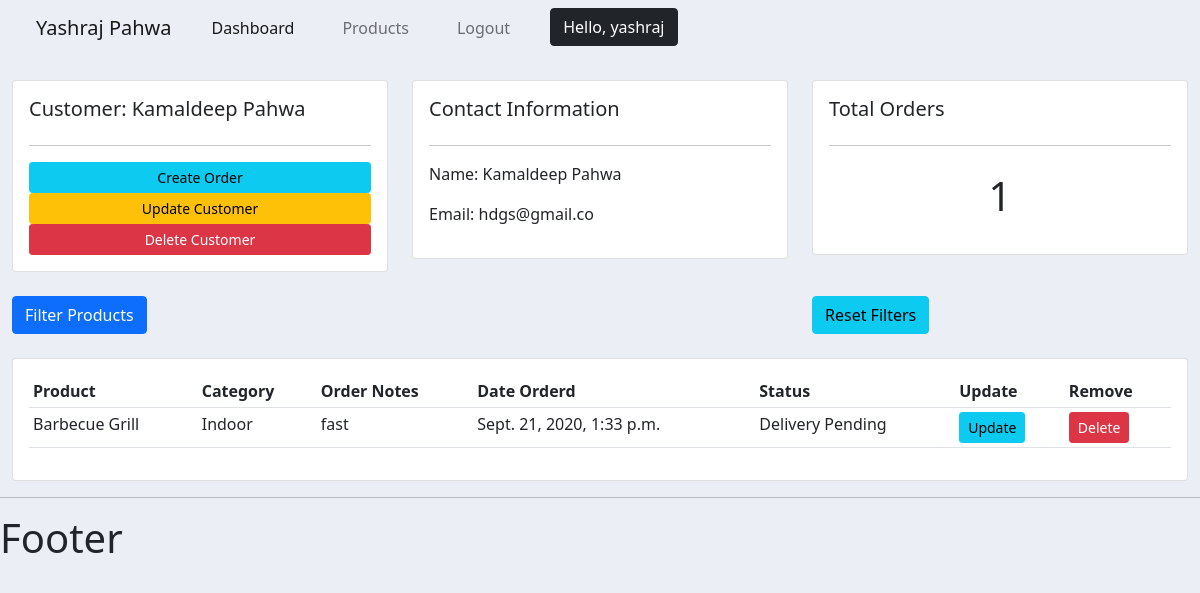
The page /customer/2/ (signed in) on the database its author committed.
### main/models.py (models this page shows, shortened)
class Customer(models.Model):
    user = models.OneToOneField(User, null=True, on_delete=models.CASCADE)
    name = models.CharField(max_length=255, null=True,
                            help_text='Enter your name')
    phone = models.CharField(max_length=255, null=True)
    email = models.EmailField(max_length=255, null=True)
    date_created = models.DateTimeField(auto_now_add=True, null=True)

class Order(models.Model):
    STATUS = (
        ('Delivery Pending', 'Delivery Pending'),
        ('Out for delivery', 'Out for delivery'),
        ('Delivered', 'Delivered'),
    )
    customer = models.ForeignKey(
        Customer, null=True, blank=True, on_delete=models.SET_NULL)
    product = models.ForeignKey(
        Product, null=True, blank=True, on_delete=models.SET_NULL)
    date_created = models.DateTimeField(
        auto_now_add=True, blank=True, null=True)
    status = models.CharField(
        max_length=255, null=True, blank=True, choices=STATUS)
    note = models.CharField(
        max_length=510, null=True, blank=True)

class Product(models.Model):
    CATEGORY = (
        ('Indoor', 'Indoor'),
        ('Outdoor', 'Outdoor'),
        ('Both', 'Both'),
    )
    name = models.CharField(max_length=255, null=True)
    price = models.FloatField(null=True)
    category = models.CharField(max_length=255, null=True, choices=CATEGORY)
    description = models.CharField(max_length=255, null=True, blank=True)
    date_created = models.DateTimeField(auto_now_add=True, null=True)
    tag = models.ManyToManyField(Tag)
    def __str__(self):
        return self.name

### main/views.py (the view)
# urls.py: path('customer/<str:cid>/', views.customer, name="customer"),
@login_required(login_url='login')
def customer(request, cid):
    customer = Customer.objects.get(id=cid)
    customer_name = customer.name
    customer_email = customer.email
    corders = customer.order_set.all()
    corders_count = customer.order_set.count()
    filterOrder = orderFilter(request.GET, queryset=corders)
    corders = filterOrder.qs
    context = {'customer': customer, 'corders': corders,
               'corders_count': corders_count, 'customer_name': customer_name, 'customer_email': customer_email, 'filterOrder': filterOrder}
    return render(request, 'main/dynamic/customer.html', context)

### main/templates/main/dynamic/customer.html (shortened to what this page needs)
{% extends 'main/main_template.html' %} {% block content %}
<br />
<div class="row">
  <div class="col-md">
    <div class="card card-body">
      <h5>Customer: {{customer_name}}</h5>
      <hr />
      <a class="btn btn-info btn-sm btn-block" href="{% url 'create-customer-order' customer.id %}">Create
        Order</a>
      <a class="btn btn-warning btn-sm btn-block" href="{% url 'update-customer' customer.id %}">Update
        Customer</a>
      <a class="btn btn-danger btn-sm btn-block" href="{% url 'delete-customer' customer.id %}">Delete
        Customer</a>
    </div>
  </div>
  <div class="col-md">
    <div class="card card-body">
      <h5>Contact Information</h5>
      <hr />
      <p>Name: {{customer_name}}</p>
      <p>Email: {{customer_email}}</p>
    </div>
  </div>
  <div class="col-md">
    <div class="card card-body">
      <h5>Total Orders</h5>
      <hr />
      <h1 style="text-align: center; padding: 10px">{{corders_count}}</h1>
    </div>
  </div>
</div>
<br />
<div class="row">
  <div class="col-md-8">
    <button type="button" class="btn btn-primary btn-block" data-toggle="modal" data-target="#orderFilterModal">
      Filter Products
    </button>
  </div>
  <div class="col-md-4">
    <a class="btn btn-block btn-info" href="{% url 'customer' customer.id %}">Reset Filters</a>
  </div>
</div>
<br />
<div class="row">
  <div class="col-md">
    <div class="card card-body">
      <table class="table table-sm">
        <tr>
          <th>Product</th>
          <th>Category</th>
          <th>Order Notes</th>
          <th>Date Orderd</th>
          <th>Status</th>
          <th>Update</th>
          <th>Remove</th>
        </tr>
        {% for i in corders %}
        <tr>
          <td>{{i.product}}</td>
          <td>{{i.product.category}}</td>
          <td>{{i.note}}</td>
          <td>{{i.date_created}}</td>
          <td>{{i.status}}</td>
          <td><a href="{% url 'update-order' i.id %}" class="btn btn-sm btn-info">Update</a></td>
          <td><a href="{% url 'delete-order' i.id %}" class="btn btn-sm btn-danger">Delete</a></td>
        </tr>
        {% endfor %}
      </table>
    </div>
  </div>
</div>
{% endblock %}

### main/templates/main/components/navbar.html (shortened to what this page needs)
<nav class="navbar navbar-expand-lg navbar-bg navbar-light container-fluid">
  <div class="container-fluid">
    <a class="navbar-brand" href="{% url 'home' %}">Yashraj Pahwa</a>
    <div class="collapse navbar-collapse" id="navbarSupportedContent">
      <ul class="navbar-nav ml-auto my-auto mb-2 mb-lg-0">
        <li class="nav-item mx-lg-3 mx-0">
          <a class="nav-link hvr-underline-from-left active home" aria-current="page"
            href="{% url 'home' %}">Dashboard</a>
        </li>
        <li class="nav-item mx-lg-3 mx-0">
          <a class="nav-link hvr-underline-from-left" href="{% url 'products' %}">Products</a>
        </li>
        <li class="nav-item mx-lg-3 mx-0">
          <a class="nav-link hvr-underline-from-left" href="{% url 'logout' %}">Logout</a>
        </li>
        <li class="nav-item mx-lg-3 mx-0">
          <a class="btn btn-dark" href="#">Hello, {{request.user}}</a>
        </li>
    </div>
  </div>
</nav>

### static/css/style.css (style rules this page uses)
body { background-color: #ebeff5; }
.navbar-bg { background-color: #ebeff5; }

### rows shown on the page
Customer: name "Kamaldeep Pahwa", email "hdgs@gmail.co"
Order: product "Barbecue Grill", product.category "Indoor", note "fast", date_created "Sept. 21, 2020, 1:33 p.m.", status "Delivery Pending"

### other values the page prints
{{ request.user }} "yashraj"
{{ corders_count }} "1"
